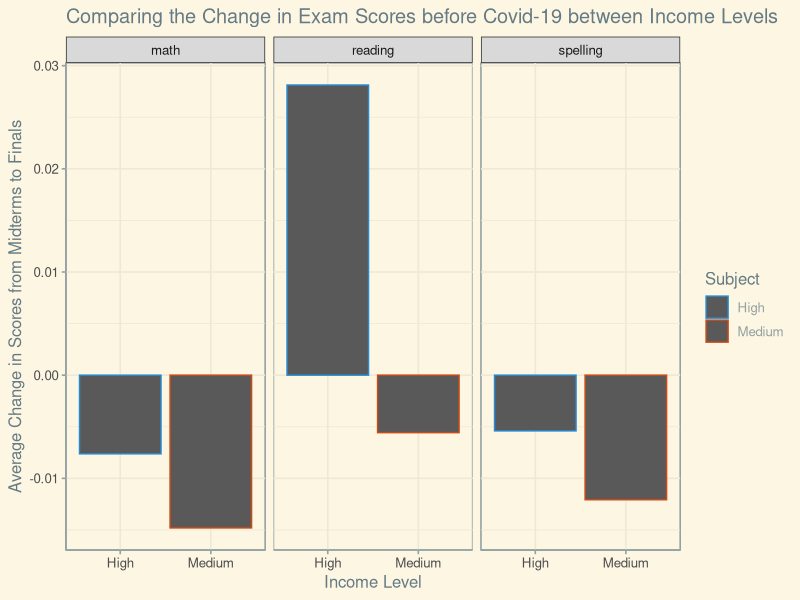
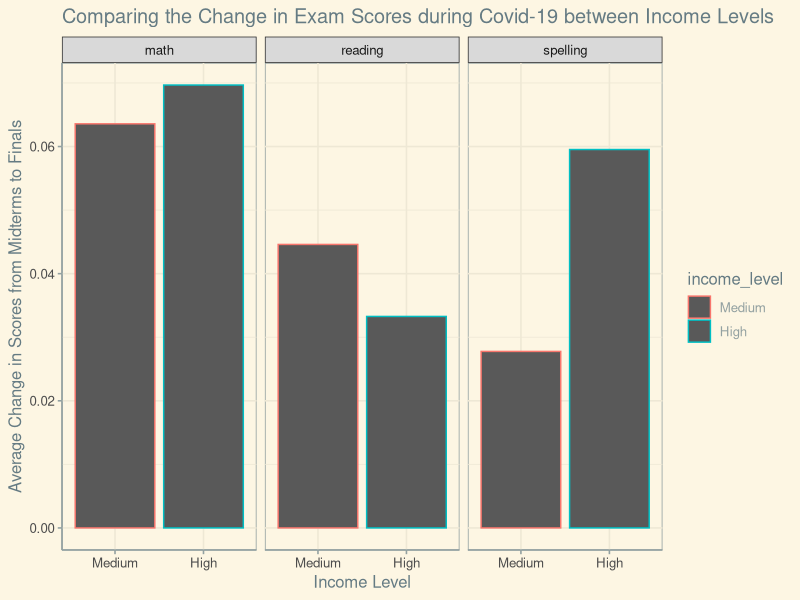
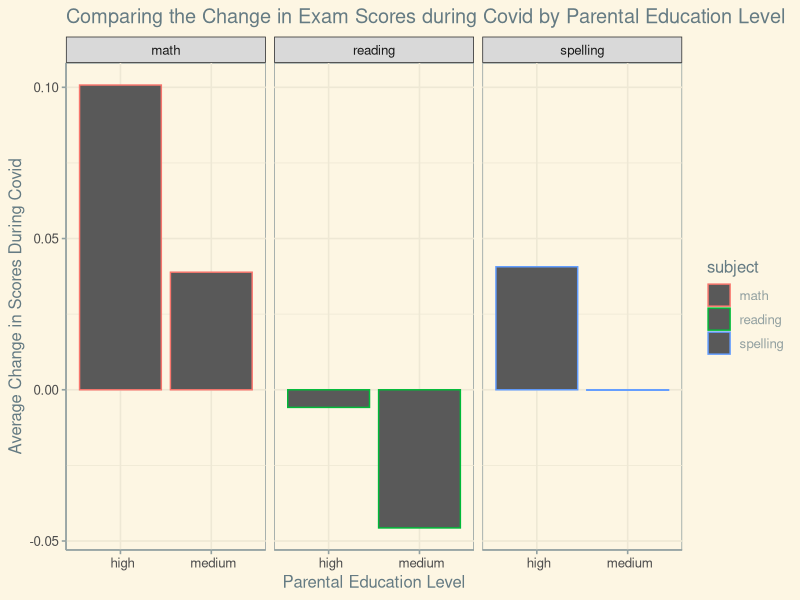

Generate these figures, in order, with R:
## ---- chunk 1
library(tidyverse)
library(ggthemes)

covid <- read_csv("data/clean_covid_formatted.csv")
## ---- chunk 2
covid |>
  select(subject, grade,`income_medium`, `income_high`) |>
  pivot_longer(cols = c(-subject, -grade),
               names_to = "income_level",
               values_to = "scores_diff") |>
  mutate(income_level = as.factor(str_to_sentence(str_extract(income_level, "medium|high")))) |>
  mutate(income_level = fct_relevel(income_level, c("medium", "high")),
         subject = as.factor(subject)) |>
  group_by(income_level, subject) |>
  summarize(mean_scores_diff = mean(scores_diff)) |>
  ggplot(aes(y = mean_scores_diff, x = income_level, color = income_level)) +
  geom_col() +
  facet_wrap(~subject) +
  labs(x = "Income Level",
       y = "Average Change in Scores from Midterms to Finals",
       title = "Comparing the Change in Exam Scores before Covid-19 between Income Levels") +
  theme_solarized() +
  scale_color_solarized(name = "Subject")
## ---- chunk 3
covid |>
  select(subject, grade,`COVID-19 year * Medium income household`, `COVID-19 year * High income household`) |>
  pivot_longer(cols = c(-subject, -grade),
               names_to = "income_level",
               values_to = "scores_diff") |>
  mutate(income_level = as.factor(str_to_sentence(str_extract(income_level, "Medium|High")))) |>
  mutate(income_level = fct_relevel(income_level, c("Medium", "High")),
         subject = as.factor(subject)) |>
  group_by(income_level, subject) |>
  summarize(mean_scores_diff = mean(scores_diff)) |>
  ggplot(aes(y = mean_scores_diff, x = income_level, color = income_level)) +
  geom_col() +
  facet_wrap(~subject) +
  labs(x = "Income Level",
       y = "Average Change in Scores from Midterms to Finals",
       title = "Comparing the Change in Exam Scores during Covid-19 between Income Levels") +
  theme_solarized()
## ---- chunk 4
# Viz 4: Scores During Covid By Parent Education Level
covid |>
  select(subject, grade,`COVID-19 year * Parental education high`, `COVID-19 year * Parental education medium`) |>
  pivot_longer(cols = c(-subject, -grade),
               names_to = "education_level",
               values_to = "scores_diff") |>
  group_by(education_level, subject) |>
  mutate(education_level = str_sub(education_level, 35, 41)) |>
  summarize(mean_scores_diff = mean(scores_diff)) |>
  ggplot(aes(y = mean_scores_diff, x = education_level, color = subject)) +
  geom_col() +
  facet_wrap(~subject) +
  labs(x = "Parental Education Level",
       y = "Average Change in Scores During Covid",
       title = "Comparing the Change in Exam Scores during Covid by Parental Education Level") +
  theme_solarized()
